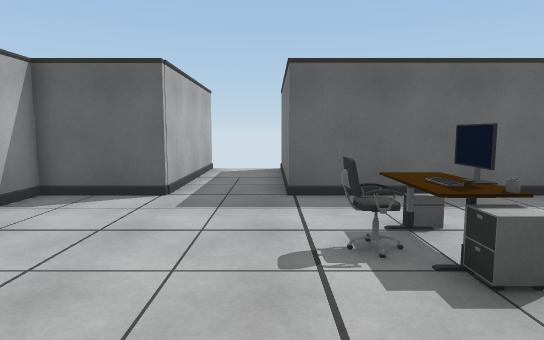
View 1 (above)

16 first-person views from a walk through a 3-D level made in the Unity game engine. The camera is 1.4 m above the floor, tilts 6° down and sees 75° across. The floor is counted in squares, 1 m on a side. Each view is taken from the middle of a square. On the plan, view 1 faces up. The plan holds only what a view shows up to about 15 squares ahead; the rest is blank. The player is left out. Some animated figures are not drawn.

View 2
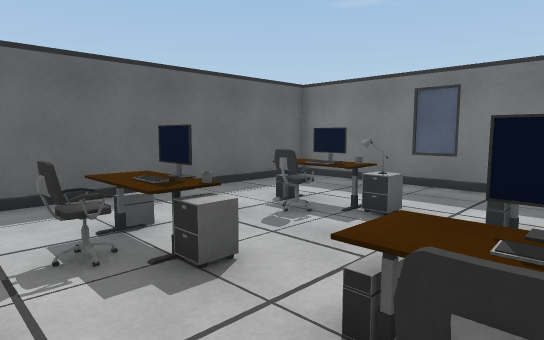

View 3
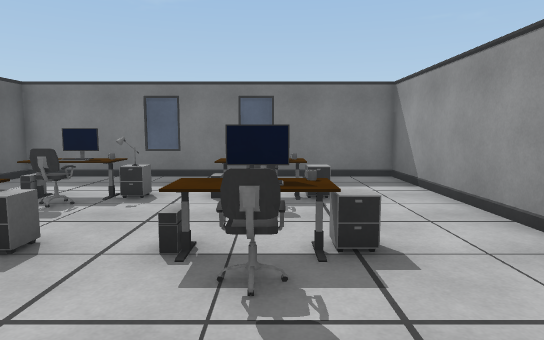

View 4
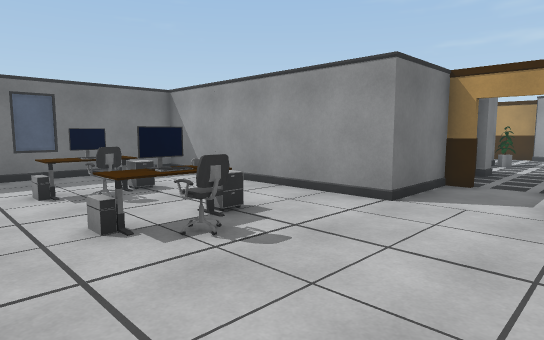

View 5
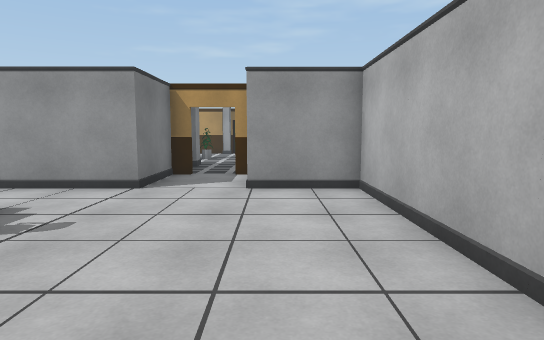

View 6
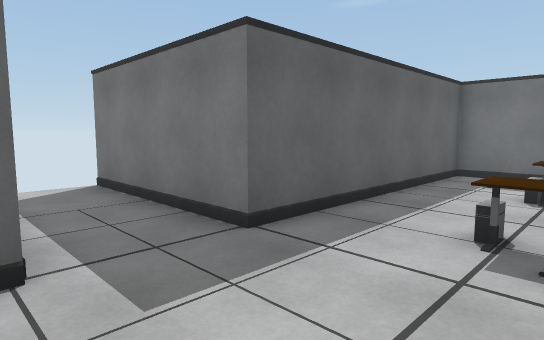

View 7
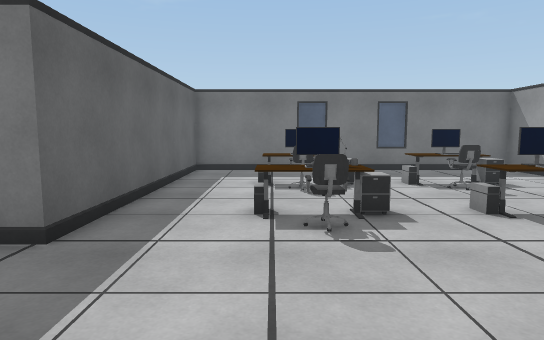

View 8
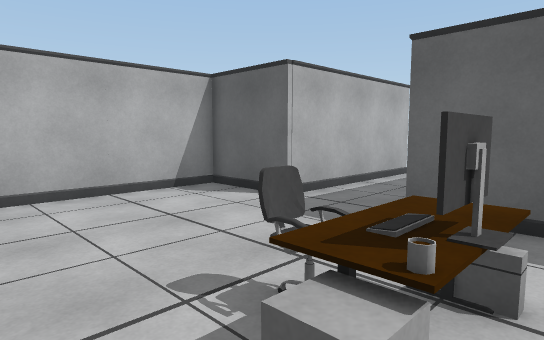

View 9
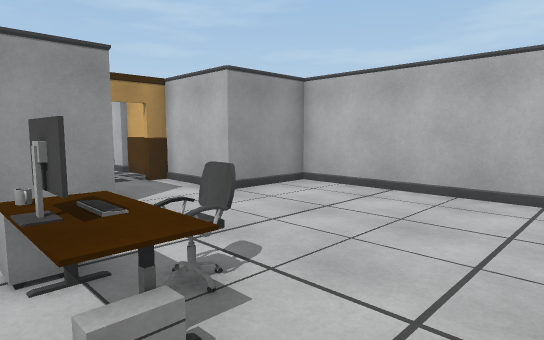

View 10
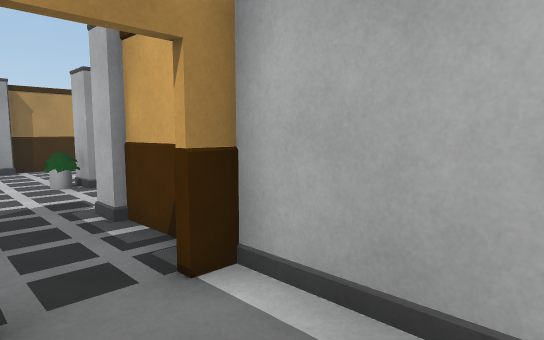

View 11
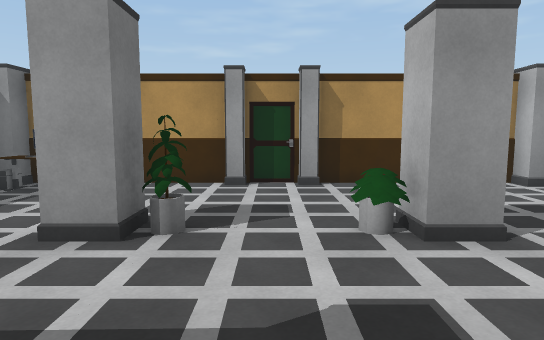

View 12
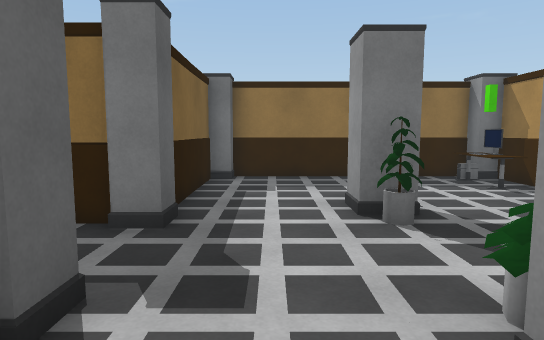

View 13
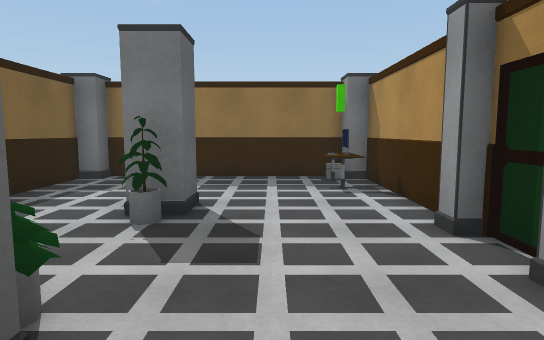

View 14
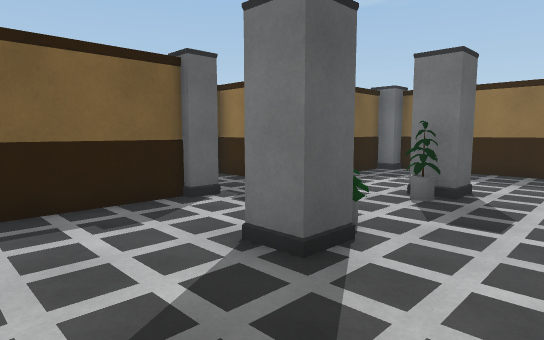

View 15
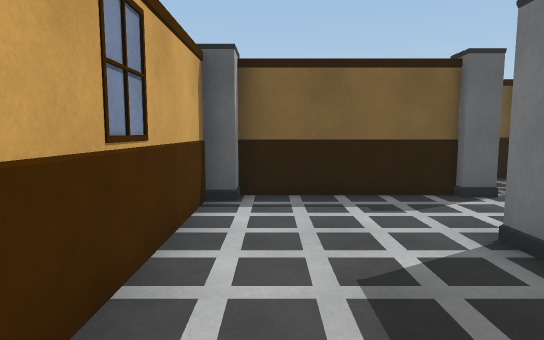

View 16
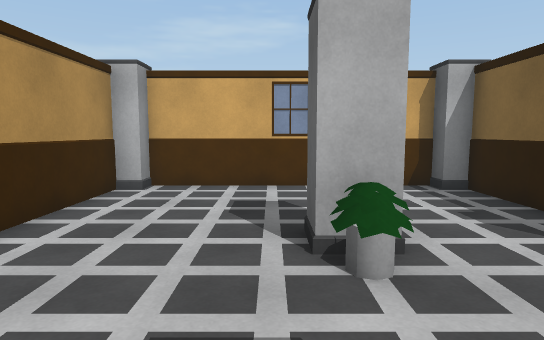

### Floor plan
Points are (right, up) in squares from view 1. A wall is a line through its corners. A room is listed if a view was taken in it or the views show most of it. See-through windows are left out.
Room 1 (views 1, 2, 3, 4, 5, 6, 7, 8, 9, 10)
walls: (-0.4, -6.9) (0.4, -6.9) (0.4, -3.9) (9.4, -3.9) (9.4, 7.9) (0.4, 7.9) (0.4, 14); (-2.4, 14.1) (-2.4, 7.9) (-5.2, 7.9) (-5.2, -3.9) (-2.4, -3.9) (-2.4, -6.9)
ways out: opening at (-1, -7) to room 2
objects: chair (1, 0); chair (1, 4); cabinet (2, -1); keyboard (2, 0); other object (2, 1); cabinet (2, 3); keyboard (2, 4); other object (2, 5); monitor (3, 0); monitor (3, 4); chair (5, 0); other object (5, 1) to (6, 1); chair (5, 4) to (5, 5); cabinet (6, -1); monitor (6, 0); cabinet (6, 2); other object (6, 3); monitor (6, 4); other object (6, 5); other object (7, 0); other object (7, 4)
Room 2 (views 11, 12, 13, 14, 15, 16)
walls: (0.4, -9.6) (0.4, -7.1) (-0.1, -7.1); (-3.5, -10.1) (-7.7, -10.1); (-1.5, -18.9) (-0.5, -18.9); (0.4, -18.9) (5.7, -18.9); (-2.4, -8.1) (-2.4, -9.6); (5.9, -10.1) (1.6, -10.1); (-8.4, -10.6) (-8.4, -18.2); (-7.9, -18.9) (-2.4, -18.9); (6.4, -18.4) (6.4, -10.8)
ways out: opening at (-1, -7) to room 1
objects: pillar (-3, -14); pillar (-3, -10); pillar (-2, -19); other object (-2, -14); pillar (0, -19); other object (0, -14); pillar (1, -10); pillar (2, -14); monitor (4, -18) to (5, -18); other object (4, -17)

Where each view was taken, in squares from view 1:
view 1: 0 up, 0 right, facing up
view 2: 0 up, 0 right, facing up-right
view 3: 0 up, 2 left, facing right
view 4: 3 up, 3 left, facing down-right
view 5: 5 up, 3 left, facing down
view 6: 4 up, 3 left, facing up-right
view 7: 5 up, 4 left, facing right
view 8: 2 up, 3 right, facing up-left
view 9: 3 up, 3 right, facing down-left
view 10: 4 down, 0 right, facing down-left
view 11: 9 down, 1 left, facing down
view 12: 12 down, 5 left, facing right
view 13: 16 down, 5 left, facing right
view 14: 17 down, 7 left, facing up-right
view 15: 18 down, 7 left, facing up
view 16: 15 down, 1 right, facing left
